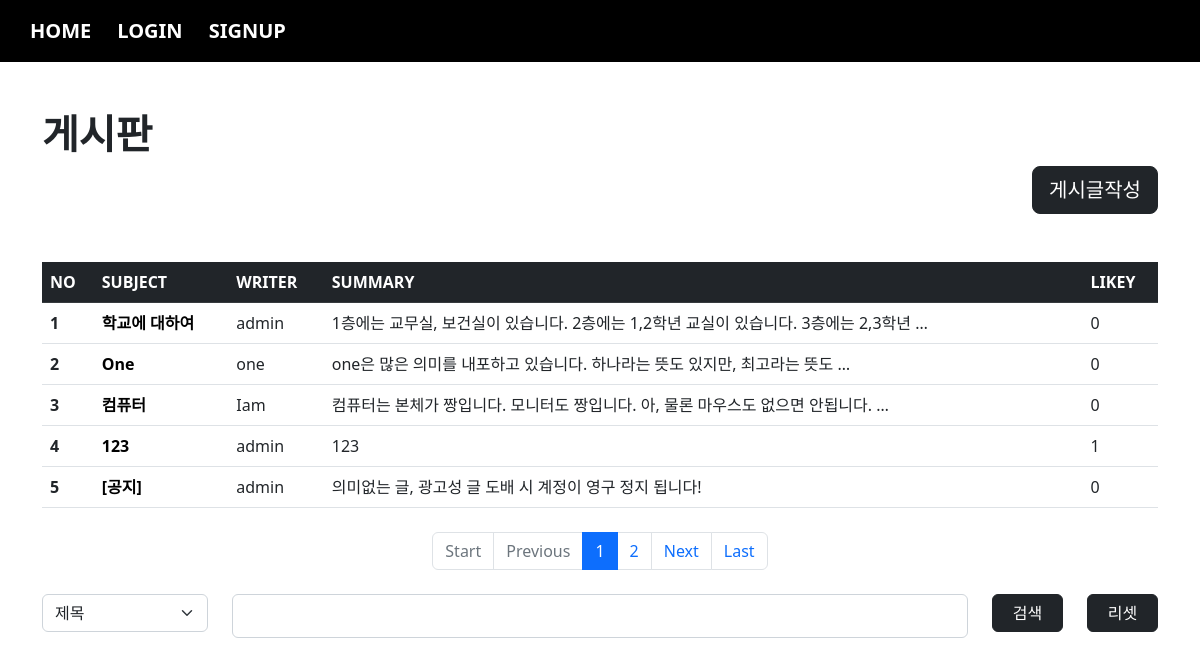
The app's page /board/index/ with its own data.
### board/models.py (models this page shows, shortened)
class Board(models.Model) :
    subject = models.CharField(max_length=100)
    writer = models.ForeignKey(User, on_delete=models.CASCADE, related_name='writer')
    content = models.TextField()
    pubdate = models.DateTimeField()
    likey = models.ManyToManyField(User, blank=True, related_name='likey')

### acc/models.py (models this page shows, shortened)
class User(AbstractUser) :
    pic = models.ImageField(upload_to='user')
    comment = models.TextField()
    point = models.IntegerField(default=0)

### board/views.py (the view)
# urls.py: path('index/', views.index, name='index'),
def index(request) :
    pg = request.GET.get('page', 1)
    cate = request.GET.get('cate', '')
    kw = request.GET.get('kw', '')
    if kw :
        if cate == 'sub' :
            b = Board.objects.filter(subject__startswith=kw)
        elif cate == 'wri' :
            try :
                u = User.objects.get(username=kw)
                b = Board.objects.filter(writer=u)
            except :
                b = Board.objects.none()
        elif cate == 'con' :
            b = Board.objects.filter(content__contains=kw)
    else :
        b = Board.objects.all()
    pag = Paginator(b,5)
    obj = pag.get_page(pg)
    context = {
        'bset' : obj,
        'cate' : cate,
        'kw' : kw
    }
    return render(request, 'board/index.html', context)

### templates/board/index.html (shortened to what this page needs)
{% extends 'base.html' %}
{% load mathfilters %}
{% block con %}
    <!doctype html>
    <html lang="en">
        <head>
            <link href="https://cdn.jsdelivr.net/npm/bootstrap@5.2.2/dist/css/bootstrap.min.css" rel="stylesheet">
        </head>
        <body>
            <div class="container mt-5 mb-4">
                <h1><b>게시판</b></h1>
                <div class="text-end">
                    <a href="{% url 'board:create' %}" class="btn btn-dark btn-lg">게시글작성</a>
                </div>
                <table class="table mt-5 table-hover">
                    <thead>
                        <tr class="table-dark">
                            <th scope="col">NO</th>
                            <th scope="col">SUBJECT</th>
                            <th scope="col">WRITER</th>
                            <th scope="col">SUMMARY</th>
                            <th scope="col">LIKEY</th>
                        </tr>
                    </thead>
                    <tbody>
                        {% for i in bset %}
                            <tr>
                                <th scope="row">{{ bset.start_index|add:forloop.counter0 }}</th>
                                <td><a href="{% url 'board:detail' i.id %}" class="sub">{{ i.subject }}</a></td>
                                <td>{{ i.writer }}</td>
                                <td>{{ i.content|truncatewords:10 }}</td>
                                <td>{{ i.likey.count }}</td>
                            </tr>
                        {% empty %}
                            <tr>
                                <th colspan="5">{% if kw %}<h4>검색 결과가 없습니다.</h4>{% else %}<h4>첫번째 게시글을 작성해주세요^^</h4>{% endif %}</th>
                            </tr>
                        {% endfor %}
                    </tbody>
                </table>
                <nav aria-label="Page navigation" class="mt-4">
                    <ul class="pagination justify-content-center">
                        {% if bset.has_previous %}
                            <li class="page-item"><a href="{% url 'board:index' %}?page=1&cate={{cate}}&kw={{kw}}" class="page-link">Start</a></li>
                            <li class="page-item"><a href="{% url 'board:index' %}?page={{bset.previous_page_number}}&cate={{cate}}&kw={{kw}}" class="page-link">Previous</a></li>
                        {% else %}
                            <li class="page-item disabled"><a class="page-link">Start</a></li>
                            <li class="page-item disabled"><a class="page-link">Previous</a></li>
                        {% endif %}
                        {% for i in bset.paginator.page_range %}
                            {% if i >= bset.number|sub:3 and bset.number|add:3 >= i %}
                                <li class="page-item {% if i == bset.number %}active{% endif %}">
                                    <a href="{% url 'board:index' %}?page={{i}}&cate={{cate}}&kw={{kw}}" class="page-link">{{i}}</a>
                                </li>
                            {% endif %}
                        {% endfor %}
                        {% if bset.has_next %}
                            <li class="page-item"><a href="{% url 'board:index' %}?page={{bset.next_page_number}}&cate={{cate}}&kw={{kw}}" class="page-link">Next</a></li>
                            <li class="page-item"><a href="{% url 'board:index' %}?page={{bset.paginator.num_pages}}&cate={{cate}}&kw={{kw}}" class="page-link">Last</a></li>
                        {% else %}
                            <li class="page-item disabled"><a class="page-link">Next</a></li>
                            <li class="page-item disabled"><a class="page-link">Last</a></li>
                        {% endif %}
                    </ul>
                </nav>
                <form>
                    <div class="row mt-4">
                        <div class="col-sm-2">
                            <select name="cate" class="form-select">
                                <option value="sub" {% if cate == 'sub' %} selected {% endif %}>제목</option>
                           </select>
                        </div>
                        <div class="col-sm-8">
                            <input type="text" name="kw" value="{{kw}}" class="form-control">
                        </div>
                        <div class="col-sm-1">
                            <button class="btn btn-dark" style="width:100%;">검색</button>
                        </div>
                        <div class="col-sm-1">
                            <a href="{% url 'board:index' %}" class="btn btn-dark" style="width:100%;">리셋</a>
                        </div>
                    </div>
                </form>
            </div>
        </body>
    </html>
{% endblock %}

### templates/board/index.html (style rules this page uses)
.sub { text-decoration: none; color: black; font-weight: bold; }

### templates/base.html (style rules this page uses)
.form-control { font-weight: bold; font-size: 20px }

### records on screen
Board: start_index|add "1", subject "학교에 대하여", writer "admin", content "1층에는 교무실, 보건실이 있습니다. 2층에는 1,2학년 교실이 있습니다. 3층에는 2,3학년 …", likey.count "0"
Board: start_index|add "2", subject "One", writer "one", content "one은 많은 의미를 내포하고 있습니다. 하나라는 뜻도 있지만, 최고라는 뜻도 …", likey.count "0"
Board: start_index|add "3", subject "컴퓨터", writer "Iam", content "컴퓨터는 본체가 짱입니다. 모니터도 짱입니다. 아, 물론 마우스도 없으면 안됩니다. …", likey.count "0"
Board: start_index|add "4", subject "123", writer "admin", content "123", likey.count "1"
Board: start_index|add "5", subject "[공지]", writer "admin", content "의미없는 글, 광고성 글 도배 시 계정이 영구 정지 됩니다!", likey.count "0"

### other values on screen
{{ i }} "1" "2"
